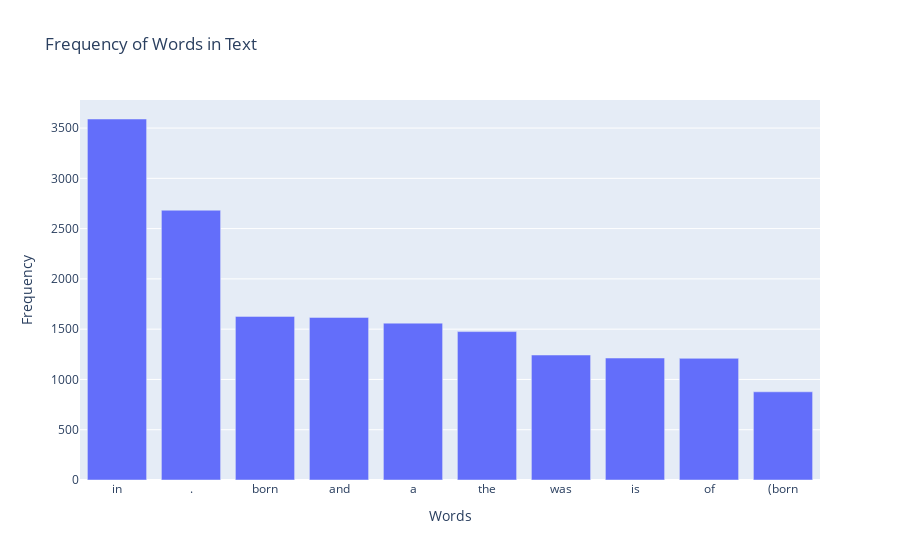

Notebook code for this chart:
### Code cell
# Concatenate text data from the column
text_data = ' '.join(google_placeBirth['filled_sentence'])

# Generate word cloud
wordcloud = WordCloud(width=800, height=400, background_color='white').generate(text_data)

# Plot word cloud
plt.figure(figsize=(10, 5))
plt.imshow(wordcloud, interpolation='bilinear')
plt.axis('off')
plt.show()

# Tokenize the text into words
words = text_data.lower().split()

# Count the frequency of each word
word_freq = Counter(words)

# Sort by frequency in descending order
top_words = word_freq.most_common(10)

# Extract words and frequencies for plotting
words = [pair[0] for pair in top_words]
frequencies = [pair[1] for pair in top_words]

# Plotting the bar plot
fig = go.Figure(data=[go.Bar(x=words, y=frequencies)])

fig.update_layout(title='Frequency of Words in Text',
                  xaxis_title='Words',
                  yaxis_title='Frequency')

fig.show()

### Figure 1 — Plotly figure (JSON) as saved in the notebook; plotly's stock layout.template omitted (floating-point values rounded to 4 significant figures)
{"data": [{"type": "bar", "x": ["in", ".", "born", "and", "a", "the", "was", "is", "of", "(born"], "y": [3590, 2683, 1627, 1617, 1560, 1476, 1243, 1213, 1210, 877]}], "layout": {"title": {"text": "Frequency of Words in Text"}, "xaxis": {"title": {"text": "Words"}}, "yaxis": {"title": {"text": "Frequency"}}}}
